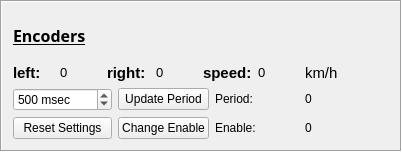
   <widget class="QFrame" name="encoders_frame">
    <property name="geometry">
     <rect>
      <x>10</x>
      <y>420</y>
      <width>402</width>
      <height>152</height>
     </rect>
    </property>
    <property name="font">
     <font>
      <family>Arial</family>
     </font>
    </property>
    <property name="frameShape">
     <enum>QFrame::Box</enum>
    </property>
    <property name="frameShadow">
     <enum>QFrame::Sunken</enum>
    </property>
    <property name="lineWidth">
     <number>1</number>
    </property>
    <layout class="QGridLayout" name="gridLayout_3">
     <item row="2" column="0">
      <layout class="QGridLayout" name="gridLayout">
       <item row="0" column="3">
        <widget class="QLabel" name="speed_units">
         <property name="font">
          <font>
           <family>Arial</family>
           <pointsize>11</pointsize>
           <weight>50</weight>
           <bold>false</bold>
          </font>
         </property>
         <property name="text">
          <string>&lt;!DOCTYPE HTML PUBLIC &quot;-//W3C//DTD HTML 4.0//EN&quot; &quot;http://www.w3.org/TR/REC-html40/strict.dtd&quot;&gt;
&lt;html&gt;&lt;head&gt;&lt;meta name=&quot;qrichtext&quot; content=&quot;1&quot; /&gt;&lt;style type=&quot;text/css&quot;&gt;
p, li { white-space: pre-wrap; }
&lt;/style&gt;&lt;/head&gt;&lt;body style=&quot; font-family:'Arial','Arial'; font-size:11pt; font-weight:400; font-style:normal;&quot;&gt;
&lt;p style=&quot; margin-top:12px; margin-bottom:12px; margin-left:0px; margin-right:0px; -qt-block-indent:0; text-indent:0px;&quot;&gt;km/h&lt;/p&gt;&lt;/body&gt;&lt;/html&gt;</string>
         </property>
        </widget>
       </item>
       <item row="1" column="0">
        <widget class="QSpinBox" name="encoders_spinbox">
         <property name="font">
          <font>
           <family>Arial</family>
           <pointsize>9</pointsize>
          </font>
         </property>
         <property name="suffix">
          <string> msec</string>
         </property>
         <property name="minimum">
          <number>10</number>
         </property>
         <property name="maximum">
          <number>999999999</number>
         </property>
         <property name="singleStep">
          <number>10</number>
         </property>
         <property name="stepType">
          <enum>QAbstractSpinBox::DefaultStepType</enum>
         </property>
         <property name="value">
          <number>500</number>
         </property>
        </widget>
       </item>
       <item row="1" column="3">
        <widget class="QLabel" name="encoders_label_period">
         <property name="sizePolicy">
          <sizepolicy hsizetype="Minimum" vsizetype="Preferred">
           <horstretch>0</horstretch>
           <verstretch>0</verstretch>
          </sizepolicy>
         </property>
         <property name="font">
          <font>
           <family>Arial</family>
           <pointsize>9</pointsize>
          </font>
         </property>
         <property name="text">
          <string>&lt;html&gt;&lt;head/&gt;&lt;body&gt;&lt;p&gt;0&lt;/p&gt;&lt;/body&gt;&lt;/html&gt;</string>
         </property>
        </widget>
       </item>
       <item row="2" column="2">
        <widget class="QLabel" name="encoders_label_enable_static">
         <property name="font">
          <font>
           <family>Arial</family>
           <pointsize>9</pointsize>
          </font>
         </property>
         <property name="text">
          <string>&lt;html&gt;&lt;head/&gt;&lt;body&gt;&lt;p&gt;Enable: &lt;/p&gt;&lt;/body&gt;&lt;/html&gt;</string>
         </property>
        </widget>
       </item>
       <item row="0" column="0" colspan="3">
        <layout class="QHBoxLayout" name="horizontalLayout_2">
         <item>
          <widget class="QLabel" name="encoders_left_static">
           <property name="font">
            <font>
             <family>Arial</family>
             <pointsize>11</pointsize>
             <weight>75</weight>
             <bold>true</bold>
            </font>
           </property>
           <property name="text">
            <string>&lt;html&gt;&lt;head/&gt;&lt;body&gt;&lt;p&gt;left: &lt;/p&gt;&lt;/body&gt;&lt;/html&gt;</string>
           </property>
          </widget>
         </item>
         <item>
          <widget class="QLabel" name="encoders_left">
           <property name="font">
            <font>
             <family>Arial</family>
             <pointsize>11</pointsize>
             <weight>50</weight>
             <bold>false</bold>
            </font>
           </property>
           <property name="text">
            <string>&lt;html&gt;&lt;head/&gt;&lt;body&gt;&lt;p&gt;&lt;span style=&quot; font-size:10pt;&quot;&gt;0&lt;/span&gt;&lt;/p&gt;&lt;/body&gt;&lt;/html&gt;</string>
           </property>
          </widget>
         </item>
         <item>
          <widget class="QLabel" name="encoders_right_static">
           <property name="font">
            <font>
             <family>Arial</family>
             <pointsize>11</pointsize>
             <weight>75</weight>
             <bold>true</bold>
            </font>
           </property>
           <property name="text">
            <string>&lt;html&gt;&lt;head/&gt;&lt;body&gt;&lt;p&gt;right: &lt;/p&gt;&lt;/body&gt;&lt;/html&gt;</string>
           </property>
          </widget>
         </item>
         <item>
          <widget class="QLabel" name="encoders_right">
           <property name="font">
            <font>
             <family>Arial</family>
             <pointsize>11</pointsize>
            </font>
           </property>
           <property name="text">
            <string>&lt;html&gt;&lt;head/&gt;&lt;body&gt;&lt;p&gt;&lt;span style=&quot; font-size:10pt;&quot;&gt;0&lt;/span&gt;&lt;/p&gt;&lt;/body&gt;&lt;/html&gt;</string>
           </property>
          </widget>
         </item>
         <item>
          <widget class="QLabel" name="speed_static">
           <property name="font">
            <font>
             <family>Arial</family>
             <pointsize>11</pointsize>
             <weight>75</weight>
             <bold>true</bold>
            </font>
           </property>
           <property name="styleSheet">
            <string notr="true"/>
           </property>
           <property name="text">
            <string>&lt;!DOCTYPE HTML PUBLIC &quot;-//W3C//DTD HTML 4.0//EN&quot; &quot;http://www.w3.org/TR/REC-html40/strict.dtd&quot;&gt;
&lt;html&gt;&lt;head&gt;&lt;meta name=&quot;qrichtext&quot; content=&quot;1&quot; /&gt;&lt;style type=&quot;text/css&quot;&gt;
p, li { white-space: pre-wrap; }
&lt;/style&gt;&lt;/head&gt;&lt;body style=&quot; font-family:'Arial','Arial'; font-size:11pt; font-weight:600; font-style:normal;&quot;&gt;
&lt;p style=&quot; margin-top:12px; margin-bottom:12px; margin-left:0px; margin-right:0px; -qt-block-indent:0; text-indent:0px;&quot;&gt;speed:&lt;/p&gt;&lt;/body&gt;&lt;/html&gt;</string>
           </property>
          </widget>
         </item>
         <item>
          <widget class="QLabel" name="speed">
           <property name="font">
            <font>
             <family>Arial</family>
             <pointsize>11</pointsize>
            </font>
           </property>
           <property name="text">
            <string>&lt;html&gt;&lt;head/&gt;&lt;body&gt;&lt;p&gt;&lt;span style=&quot; font-size:10pt;&quot;&gt;0&lt;/span&gt;&lt;/p&gt;&lt;/body&gt;&lt;/html&gt;</string>
           </property>
          </widget>
         </item>
        </layout>
       </item>
       <item row="1" column="1">
        <widget class="QPushButton" name="encoders_button_period">
         <property name="enabled">
          <bool>true</bool>
         </property>
         <property name="sizePolicy">
          <sizepolicy hsizetype="Minimum" vsizetype="Fixed">
           <horstretch>0</horstretch>
           <verstretch>0</verstretch>
          </sizepolicy>
         </property>
         <property name="font">
          <font>
           <family>Arial</family>
           <pointsize>9</pointsize>
          </font>
         </property>
         <property name="text">
          <string>Update Period</string>
         </property>
        </widget>
       </item>
       <item row="2" column="0">
        <widget class="QPushButton" name="encoders_reset_button">
         <property name="enabled">
          <bool>true</bool>
         </property>
         <property name="sizePolicy">
          <sizepolicy hsizetype="Minimum" vsizetype="Fixed">
           <horstretch>0</horstretch>
           <verstretch>0</verstretch>
          </sizepolicy>
         </property>
         <property name="font">
          <font>
           <family>Arial</family>
           <pointsize>9</pointsize>
          </font>
         </property>
         <property name="text">
          <string>Reset Settings</string>
         </property>
        </widget>
       </item>
       <item row="1" column="2">
        <widget class="QLabel" name="encoders_label_period_static">
         <property name="font">
          <font>
           <family>Arial</family>
           <pointsize>9</pointsize>
          </font>
         </property>
         <property name="text">
          <string>&lt;html&gt;&lt;head/&gt;&lt;body&gt;&lt;p&gt;Period: &lt;/p&gt;&lt;/body&gt;&lt;/html&gt;</string>
         </property>
        </widget>
       </item>
       <item row="2" column="1">
        <widget class="QPushButton" name="encoders_button_enable">
         <property name="enabled">
          <bool>true</bool>
         </property>
         <property name="sizePolicy">
          <sizepolicy hsizetype="Minimum" vsizetype="Fixed">
           <horstretch>0</horstretch>
           <verstretch>0</verstretch>
          </sizepolicy>
         </property>
         <property name="font">
          <font>
           <family>Arial</family>
           <pointsize>9</pointsize>
           <weight>50</weight>
           <bold>false</bold>
          </font>
         </property>
         <property name="text">
          <string>Change Enable</string>
         </property>
        </widget>
       </item>
       <item row="2" column="3">
        <widget class="QLabel" name="encoders_label_enable">
         <property name="font">
          <font>
           <family>Arial</family>
           <pointsize>9</pointsize>
          </font>
         </property>
         <property name="text">
          <string>&lt;html&gt;&lt;head/&gt;&lt;body&gt;&lt;p&gt;0&lt;/p&gt;&lt;/body&gt;&lt;/html&gt;</string>
         </property>
        </widget>
       </item>
      </layout>
     </item>
     <item row="1" column="0">
      <widget class="QLabel" name="encoders_label_title">
       <property name="font">
        <font>
         <family>Arial Rounded MT Bold</family>
         <pointsize>12</pointsize>
         <weight>75</weight>
         <italic>false</italic>
         <bold>true</bold>
        </font>
       </property>
       <property name="text">
        <string>&lt;html&gt;&lt;head/&gt;&lt;body&gt;&lt;p&gt;&lt;span style=&quot; text-decoration: underline;&quot;&gt;Encoders&lt;/span&gt;&lt;/p&gt;&lt;/body&gt;&lt;/html&gt;</string>
       </property>
      </widget>
     </item>
    </layout>
   </widget>
